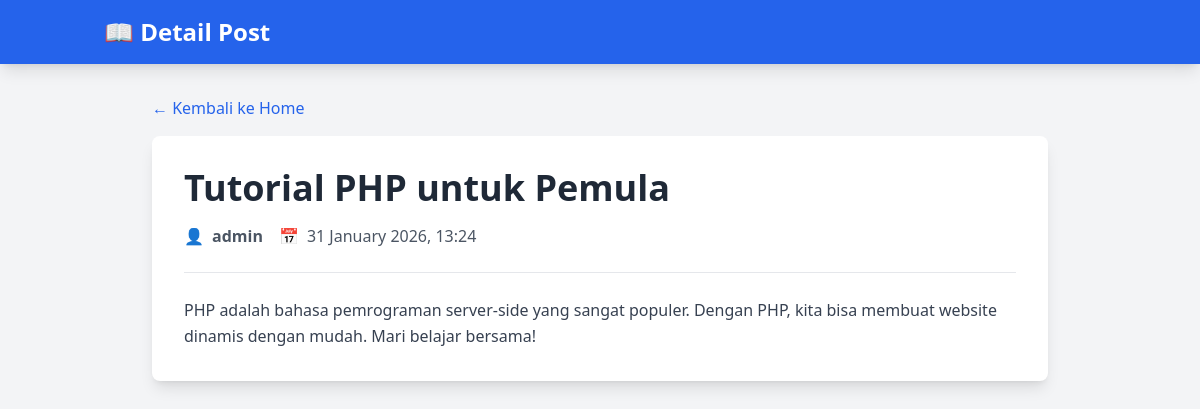
The page /posts/show.php?id=2 on the database its author committed.
### tables this page shows
CREATE TABLE posts (
    id INT(11) AUTO_INCREMENT PRIMARY KEY,
    user_id INT(11) NOT NULL,
    title VARCHAR(255) NOT NULL,
    content TEXT NOT NULL,
    created_at TIMESTAMP DEFAULT CURRENT_TIMESTAMP,
    updated_at TIMESTAMP DEFAULT CURRENT_TIMESTAMP ON UPDATE CURRENT_TIMESTAMP,
    FOREIGN KEY (user_id) REFERENCES users(id) ON DELETE CASCADE
);

CREATE TABLE users (
    id INT(11) AUTO_INCREMENT PRIMARY KEY,
    username VARCHAR(50) NOT NULL UNIQUE,
    email VARCHAR(100) NOT NULL UNIQUE,
    password VARCHAR(255) NOT NULL,
    created_at TIMESTAMP DEFAULT CURRENT_TIMESTAMP
);

### posts/show.php (the view, shortened to what this page needs)
<?php
require_once '../config/database.php';
$post_id = (int)$_GET['id'];
$query = "SELECT posts.*, users.username
          FROM posts
          LEFT JOIN users ON posts.user_id = users.id
          WHERE posts.id = ?";
$stmt = mysqli_prepare($conn, $query);
mysqli_stmt_bind_param($stmt, "i", $post_id);
mysqli_stmt_execute($stmt);
$result = mysqli_stmt_get_result($stmt);
$post = mysqli_fetch_assoc($result);
?>
<!DOCTYPE html>
<html lang="id">
<head>
    <script src="https://cdn.tailwindcss.com"></script>
</head>
<body class="bg-gray-100">
    <nav class="bg-blue-600 text-white shadow-lg">
        <div class="container mx-auto px-4 py-4">
            <h1 class="text-2xl font-bold">📖 Detail Post</h1>
        </div>
    </nav>
    <div class="container mx-auto px-4 py-8">
        <div class="max-w-4xl mx-auto">
            <a href="../index.php" class="inline-block mb-4 text-blue-600 hover:underline">
                ← Kembali ke Home
            </a>
            <div class="bg-white rounded-lg shadow-lg p-8">
                <h1 class="text-4xl font-bold mb-4 text-gray-800">
                    <?php echo htmlspecialchars($post['title']); ?>
                </h1>
                <div class="flex items-center space-x-4 text-gray-600 mb-6 pb-6 border-b">
                    <span class="flex items-center">
                        👤 <span class="ml-2 font-semibold"><?php echo htmlspecialchars($post['username']); ?></span>
                    </span>
                    <span class="flex items-center">
                        📅 <span class="ml-2"><?php echo date('d F Y, H:i', strtotime($post['created_at'])); ?></span>
                    </span>
                </div>
                <div class="prose prose-lg max-w-none text-gray-700 leading-relaxed">
                    <?php echo nl2br(htmlspecialchars($post['content'])); ?>
                </div>
            </div>
        </div>
    </div>
</body>
</html>

### rows shown on the page
posts: title "Tutorial PHP untuk Pemula", user.username "admin", created_at "31 January 2026, 13:24", content "PHP adalah bahasa pemrograman server-side yang sangat populer. Dengan PHP, kita bisa membuat website dinamis dengan mudah. Mari belajar bersama!"
